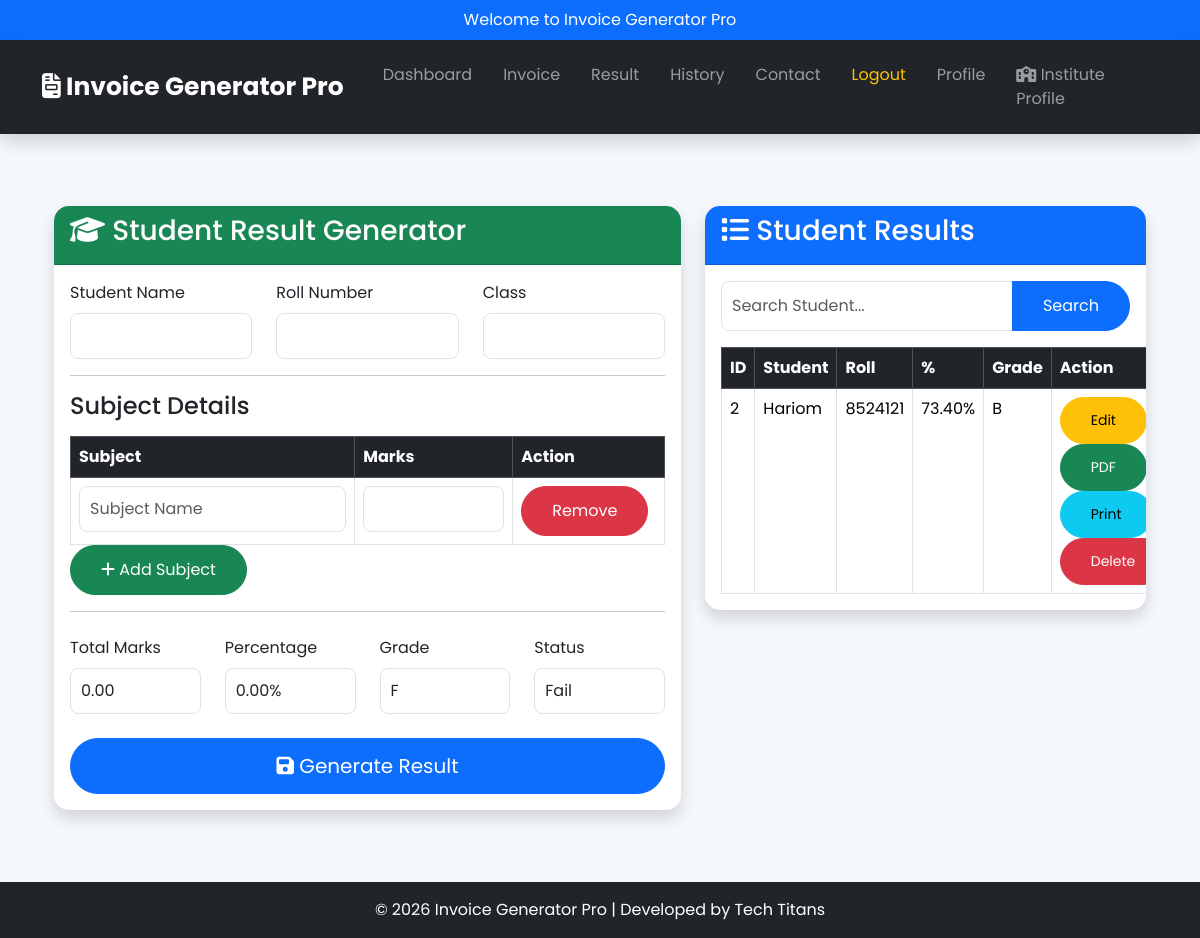
/result (signed in), run on the app's committed database.
### models.py (models this page shows)
class Result(db.Model):
    __tablename__ = "results"
    id = db.Column(db.Integer, primary_key=True)
    user_id = db.Column(
        db.Integer,
        db.ForeignKey("users.id"),
        nullable=False
    )
    student_name = db.Column(
        db.String(150),
        nullable=False
    )
    roll_number = db.Column(
        db.String(50),
        nullable=False
    )
    student_class = db.Column(
        db.String(100),
        nullable=False
    )
    total = db.Column(
        db.Float,
        default=0
    )
    percentage = db.Column(
        db.Float,
        default=0
    )
    grade = db.Column(
        db.String(10)
    )
    status = db.Column(
        db.String(20)
    )
    subjects = db.relationship(
        "ResultSubject",
        backref="result",
        cascade="all, delete-orphan",
        lazy=True
    )

### app.py (the view, shortened to what this page needs)
@app.route("/result")
@login_required
def result():
    search = request.args.get("search", "")
    query = Result.query.filter_by(
        user_id=session["user_id"]
    )
    results = query.order_by(
        Result.id.desc()
    ).all()
    return render_template(
        "result.html",
        results=results,
        search=search
    )

### app.py (called while the page is built, shortened)
def login_required(f):
    @wraps(f)
    def decorated_function(*args, **kwargs):
        return f(*args, **kwargs)
    return decorated_function

### templates/result.html (shortened to what this page needs)
{% extends "base.html" %}
{% block content %}
<div class="container-fluid mt-4">
<div class="row">
<div class="col-lg-7">
<div class="card shadow">
<div class="card-header bg-success text-white">
<h3>
<i class="fa-solid fa-graduation-cap"></i>
Student Result Generator
</h3>
</div>
<div class="card-body">
<form action="{{ url_for('add_result') }}" method="POST">
<div class="row">
<div class="col-md-4">
<label class="form-label">
Student Name
</label>
<input
type="text"
name="student"
class="form-control"
required>
</div>
<div class="col-md-4">
<label class="form-label">
Roll Number
</label>
<input
type="text"
name="roll"
class="form-control"
required>
</div>
<div class="col-md-4">
<label class="form-label">
Class
</label>
<input
type="text"
name="student_class"
class="form-control"
required>
</div>
</div>
<hr>
<h4 class="mb-3">
Subject Details
</h4>
<table class="table table-bordered">
<thead class="table-dark">
<tr>
<th width="45%">
Subject
</th>
<th width="25%">
Marks
</th>
<th width="20%">
Action
</th>
</tr>
</thead>
<tbody id="subjectBody">
<tr>
<td>
<input
type="text"
name="subject[]"
class="form-control subject"
placeholder="Subject Name"
required>
</td>
<td>
<input
type="number"
name="marks[]"
class="form-control marks"
min="0"
max="100"
required>
</td>
<td>
<button
type="button"
class="btn btn-danger removeRow">
Remove
</button>
</td>
</tr>
</tbody>
</table>
<button
type="button"
id="addRow"
class="btn btn-success">
<i class="fa fa-plus"></i>
Add Subject
</button>
<hr>
<div class="row mt-4">
    <div class="col-md-3">
        <label class="form-label">
            Total Marks
        </label>
        <input
            type="text"
            id="totalMarks"
            class="form-control"
            readonly>
    </div>
    <div class="col-md-3">
        <label class="form-label">
            Percentage
        </label>
        <input
            type="text"
            id="percentage"
            class="form-control"
            readonly>
    </div>
    <div class="col-md-3">
        <label class="form-label">
            Grade
        </label>
        <input
            type="text"
            id="grade"
            class="form-control"
            readonly>
    </div>
    <div class="col-md-3">
        <label class="form-label">
            Status
        </label>
        <input
            type="text"
            id="status"
            class="form-control"
            readonly>
    </div>
</div>
<div class="mt-4">
    <button
        type="submit"
        class="btn btn-primary btn-lg w-100">
        <i class="fa-solid fa-floppy-disk"></i>
        Generate Result
    </button>
</div>
</form>
</div>
</div>
</div>
<div class="col-lg-5">
    <div class="card shadow">
        <div class="card-header bg-primary text-white">
            <h3>
                <i class="fa-solid fa-list"></i>
                Student Results
            </h3>
        </div>
        <div class="card-body">
            <form method="GET" action="{{ url_for('result') }}">
                <div class="input-group mb-3">
                    <input
                        type="text"
                        name="search"
                        class="form-control"
                        placeholder="Search Student..."
                        value="{{ search }}">
                    <button
                        class="btn btn-primary">
                        Search
                    </button>
                </div>
            </form>
            <table class="table table-bordered table-hover">
                <thead class="table-dark">
                    <tr>
                        <th>ID</th>
                        <th>Student</th>
                        <th>Roll</th>
                        <th>%</th>
                        <th>Grade</th>
                        <th>Action</th>
                    </tr>
                </thead>
                <tbody>
                    {% for result in results %}
                    <tr>
                        <td>
                            {{ result.id }}
                        </td>
                        <td>
                            {{ result.student_name }}
                        </td>
                        <td>
                            {{ result.roll_number }}
                        </td>
                        <td>
                            {{ "%.2f"|format(result.percentage) }}%
                        </td>
                        <td>
                            {{ result.grade }}
                        </td>
                        <td>
                            <a
                                href="{{ url_for('edit_result', id=result.id) }}"
                                class="btn btn-warning btn-sm">
                                Edit
                            </a>
                            <a
                                href="{{ url_for('result_pdf', id=result.id) }}"
                                class="btn btn-success btn-sm">
                                PDF
                            </a>
                            <a
                                href="{{ url_for('print_result', id=result.id) }}"
                                class="btn btn-info btn-sm">
                                Print
                            </a>
                            <a
                                href="{{ url_for('delete_result', id=result.id) }}"
                                class="btn btn-danger btn-sm"
                                onclick="return confirm('Delete this result?')">
                                Delete
                            </a>
                        </td>
                    </tr>
                    {% else %}
                    <tr>
                        <td colspan="6" class="text-center">
                            No Results Found
                        </td>
                    </tr>
                    {% endfor %}
                </tbody>
            </table>
        </div>
    </div>
</div>
</div>
</div>
{% endblock %}

### static/css/style.css (style rules this page uses)
* { margin:0; padding:0; box-sizing:border-box; font-family:'Poppins',sans-serif; }
body { background:#f4f7fc; color:#333; }
.card { border:none; border-radius:15px; overflow:hidden; transition:.4s; }
.card-header { font-weight:bold; }
.btn { border-radius:8px; transition:.3s; }
.table { margin-bottom:0; }
.table thead { background:#0d6efd; color:white; }
.form-control { border-radius:8px; padding:10px; }
.bg-primary { background:#0d6efd!important; }
.bg-success { background:#198754!important; }
.card { border-radius:15px; }
.card-header { font-weight:bold; font-size:20px; }
.card { transition:.4s; }
.btn { border-radius:50px; padding:12px 30px; }

### data on the page
Result: id "2", student_name "Hariom", roll_number "8524121", percentage "73.40", grade "B"
